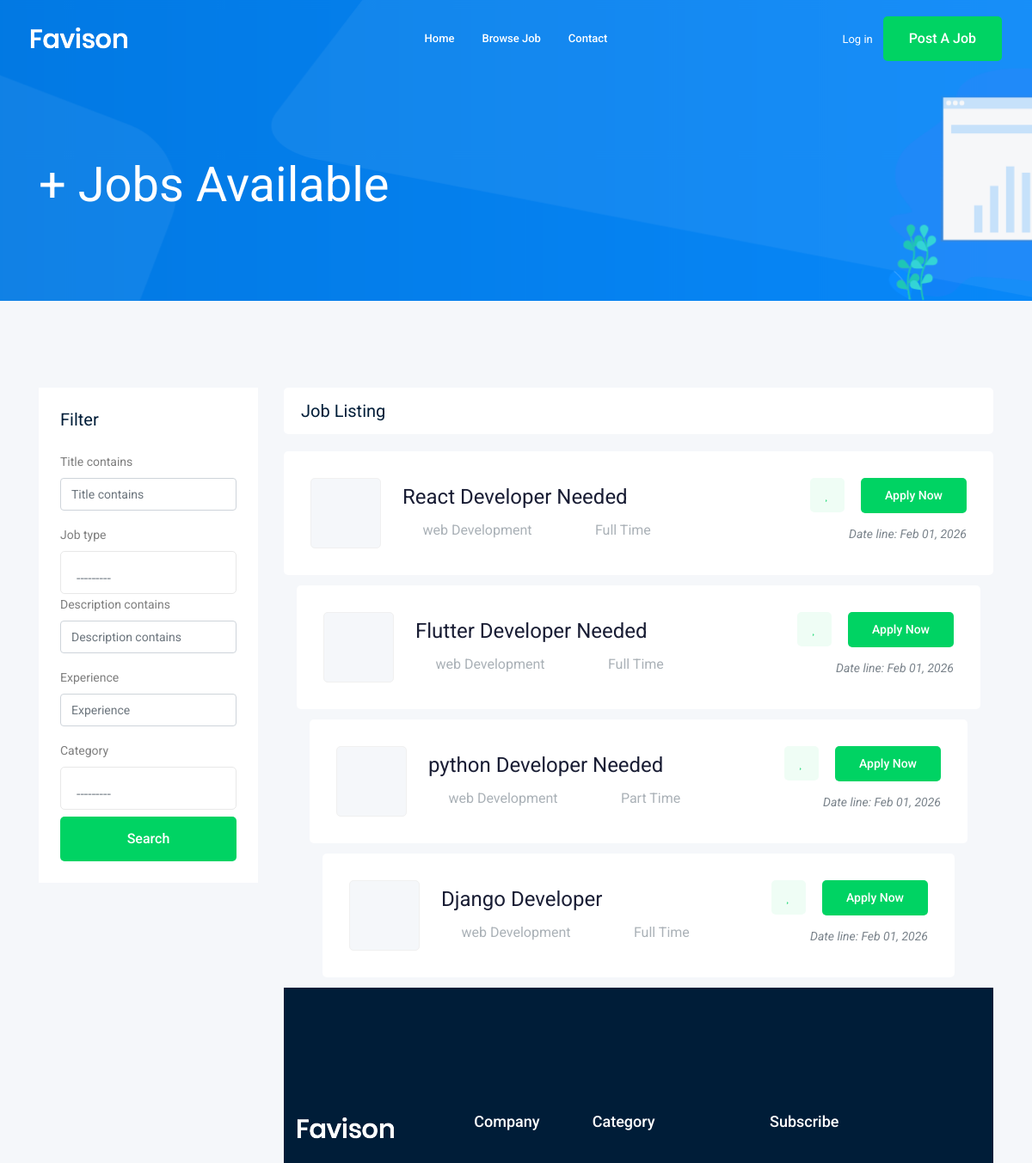
The page /jobs/ (upper part) on the database as committed earlier.
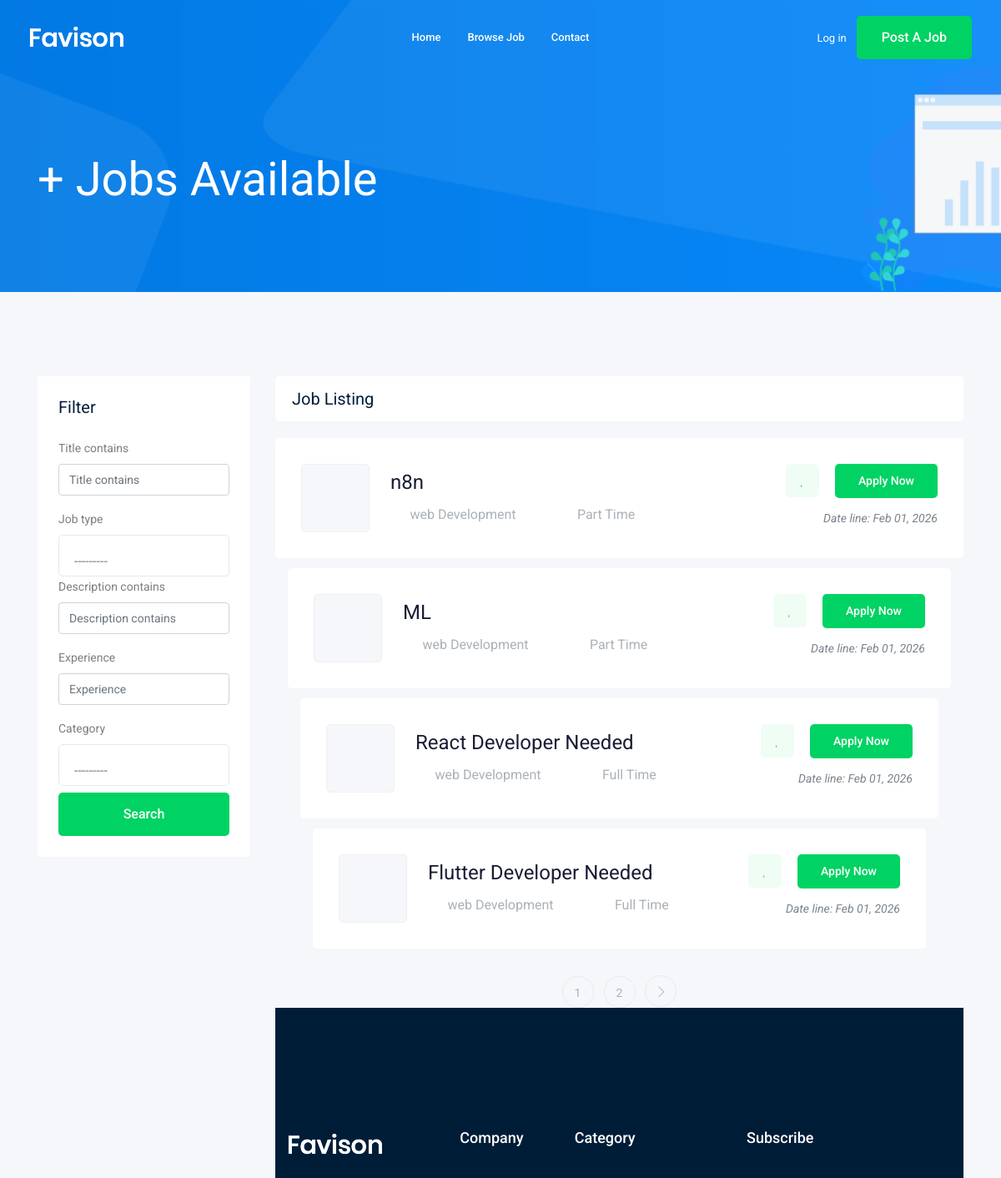
The same page on the database as committed later.
### job/models.py (models this page shows, shortened)
class Job(models.Model):
  owner = models.ForeignKey(User, related_name='job_owner', on_delete=models.CASCADE)
  title = models.CharField(max_length=100)
  job_type = models.CharField(max_length=15 , choices=JOB_TYPE)
  description = models.TextField(max_length=1000)
  published_at = models.DateTimeField(auto_now=True)
  Vacancy = models.IntegerField(default=1)
  salary = models.IntegerField(default=0)
  experience = models.IntegerField(default=0)
  category = models.ForeignKey('Category', on_delete=models.CASCADE)
  image = models.ImageField(upload_to=image_upload)
  slug = models.SlugField(blank=True, null=True)

class Category(models.Model):
  name = models.CharField(max_length=25)
  def __str__(self):
    return self.name

### job/views.py (the view)
# urls.py: path('', views.job_list, name='job_list'),
def job_list(request):
    job_list = Job.objects.all()
    myfilter = JobFilter(request.GET, queryset=job_list)
    job_list = myfilter.qs
    jobs = job_list.select_related('owner', 'category').order_by('-published_at')
    paginator = Paginator(jobs, JOBS_PER_PAGE)
    page_number = request.GET.get('page')
    page_obj = paginator.get_page(page_number)
    context = {'jobs': page_obj, 'myfilter': myfilter}
    return render(request, 'job/job_list.html', context)

### job/templates/job/job_list.html (shortened to what this page needs)
{% extends 'base.html' %}
{% load bootstrap4 %}
{% block body %}
    <div class="bradcam_area bradcam_bg_1">
        <div class="container">
            <div class="row">
                <div class="col-xl-12">
                    <div class="bradcam_text">
                        <h3>{{ jobs.count }}+ Jobs Available</h3>
                    </div>
                </div>
            </div>
        </div>
    </div>
    <div class="job_listing_area plus_padding">
        <div class="container">
            <div class="row">
                <div class="col-lg-3">
                    <div class="job_filter white-bg">
                        <div class="form_inner white-bg">
                            <h3>Filter</h3>
                            <form method="GET">
                                {% bootstrap_form myfilter.form %}
                                <input type="submit" value="Search" class="boxed-btn3 w-100 mt-2" >
                            </form>
                        </div>
                    </div>
                </div>
                <div class="col-lg-9">
                    <div class="recent_joblist_wrap">
                        <div class="recent_joblist white-bg ">
                            <div class="row align-items-center">
                                <div class="col-md-6">
                                    <h4>Job Listing</h4>
                                </div>
                                <div class="col-md-6">
                                </div>
                            </div>
                        </div>
                    </div>
                    <div class="job_lists m-0">
                        <div class="row">
                            {% for job in jobs %}
                            <div class="col-lg-12 col-md-12">
                                <div class="single_jobs white-bg d-flex justify-content-between">
                                    <div class="jobs_left d-flex align-items-center">
                                        <div class="thumb">
                                        </div>
                                        <div class="jobs_conetent">
                                            <a href="{% url 'job:job_detail' job.slug %}"><h4>{{ job.title }}</h4></a>
                                            <div class="links_locat d-flex align-items-center">
                                                <div class="location">
                                                    <p> <i class="fa fa-map-marker"></i> {{ job.category }}</p>
                                                </div>
                                                <div class="location">
                                                    <p> <i class="fa fa-clock-o"></i> {{ job.job_type }}</p>
                                                </div>
                                            </div>
                                        </div>
                                    </div>
                                    <div class="jobs_right">
                                        <div class="apply_now">
                                            <a class="heart_mark" href="#"> <i class="fa fa-heart"></i> </a>
                                            <a href="{% url 'job:job_detail' job.slug %}" class="boxed-btn3">Apply Now</a>
                                        </div>
                                        <div class="date">
                                            <p>Date line: {{ job.published_at|date:"M d, Y" }}</p>
                                        </div>
                                    </div>
                                </div>
                                {% endfor %}
                            </div>
                            {% if jobs.has_other_pages %}
                                <div class="row">
                                    <div class="col-lg-12">
                                        <div class="pagination_wrap">
                                            <ul>
                                                {% for i in jobs.paginator.page_range %}
                                                    <li><a href="?page={{ i }}"><span>{{ i }}</span></a></li>
                                                {% endfor %}
                                                {% if jobs.has_next %}
                                                    <li><a href="?page={{ jobs.next_page_number }}"> <i class="ti-angle-right"></i> </a></li>
                                                {% endif %}
                                            </ul>
                                        </div>
                                    </div>
                                </div>
                            {% endif %}
                    </div>
                </div>
            </div>
        </div>
    </div>
{% endblock body %}

### templates/base.html (shortened to what this page needs)
{% load static %}
<!doctype html>
<html class="no-js" lang="zxx">
<head>
    <link rel="stylesheet" href="{% static 'css/bootstrap.min.css' %}">
    <link rel="stylesheet" href="{% static 'css/owl.carousel.min.css' %}">
    <link rel="stylesheet" href="{% static 'css/magnific-popup.css' %}">
    <link rel="stylesheet" href="{% static 'css/font-awesome.min.css' %}">
    <link rel="stylesheet" href="{% static 'css/themify-icons.css' %}">
    <link rel="stylesheet" href="{% static 'css/nice-select.css' %}">
    <link rel="stylesheet" href="{% static 'css/flaticon.css' %}">
    <link rel="stylesheet" href="{% static 'css/jquery-ui.css' %}">
    <link rel="stylesheet" href="{% static 'css/gijgo.css' %}">
    <link rel="stylesheet" href="{% static 'css/animate.min.css' %}">
    <link rel="stylesheet" href="{% static 'css/slicknav.css' %}">
    <link rel="stylesheet" href="{% static 'css/style.css' %}">
</head>
<body>
    <header>
        <div class="header-area ">
            <div id="sticky-header" class="main-header-area">
                <div class="container-fluid ">
                    <div class="header_bottom_border">
                        <div class="row align-items-center">
                            <div class="col-xl-3 col-lg-2">
                                <div class="logo">
                                    <a href="index.html">
                                        <img src="img/logo.png" alt="">
                                    </a>
                                </div>
                            </div>
                            <div class="col-xl-6 col-lg-7">
                                <div class="main-menu  d-none d-lg-block">
                                    <nav>
                                        <ul id="navigation">
                                            <li><a href="/">home</a></li>
                                            <li><a href="{% url 'jobs:job_list' %}">Browse Job</a></li>
                                            <li><a href="{% url 'contact:contact' %}">Contact</a></li>
                                        </ul>
                                    </nav>
                                </div>
                            </div>
                            <div class="col-xl-3 col-lg-3 d-none d-lg-block">
                                <div class="Appointment">
                                    {% if request.user.is_authenticated %}
                                        <div class="phone_num d-none d-xl-block">
                                            <a href="{% url 'accounts:profile' %}">Profile</a>
                                        </div>
                                    {% else %}
                                        <div class="phone_num d-none d-xl-block">
                                            <a href="{% url 'login' %}">Log in</a>
                                        </div>
                                    {% endif %}
                                    <div class="d-none d-lg-block">
                                        <a class="boxed-btn3" href="{% url 'jobs:add_job' %}">Post a Job</a>
                                    </div>
                                </div>
                            </div>
                            <div class="col-12">
                            </div>
                        </div>
                    </div>
                </div>
            </div>
        </div>
    </header>
    {% block body %}
    {% endblock body %}
    <footer class="footer">
        <div class="footer_top">
            <div class="container">
                <div class="row">
                    <div class="col-xl-3 col-md-6 col-lg-3">
                        <div class="footer_widget wow fadeInUp" data-wow-duration="1s" data-wow-delay=".3s">
                            <div class="footer_logo">
                                <a href="#">
                                    <img src="img/logo.png" alt="">
                                </a>
                            </div>
                        </div>
                    </div>
                    <div class="col-xl-2 col-md-6 col-lg-2">
                        <div class="footer_widget wow fadeInUp" data-wow-duration="1.1s" data-wow-delay=".4s">
                            <h3 class="footer_title">
                                Company
                            </h3>
                        </div>
                    </div>
                    <div class="col-xl-3 col-md-6 col-lg-3">
                        <div class="footer_widget wow fadeInUp" data-wow-duration="1.2s" data-wow-delay=".5s">
                            <h3 class="footer_title">
                                Category
                            </h3>
                        </div>
                    </div>
                    <div class="col-xl-4 col-md-6 col-lg-4">
                        <div class="footer_widget wow fadeInUp" data-wow-duration="1.3s" data-wow-delay=".6s">
                            <h3 class="footer_title">
                                Subscribe
                            </h3>
                        </div>
                    </div>
                </div>
            </div>
        </div>
    </footer>
</body>
</html>

Rows that differ between the two databases and show on the page:
no longer on this page (row unchanged): Job: title "python Developer Needed", category "web Development", job_type "Part Time", published_at "Feb 01, 2026"
no longer on this page (row unchanged): Job: title "Django Developer", category "web Development", job_type "Full Time", published_at "Feb 01, 2026"
added Job: title "n8n", category "web Development", job_type "Part Time", published_at "Feb 01, 2026"
added Job: title "ML", category "web Development", job_type "Part Time", published_at "Feb 01, 2026"
Other text that changed with them:
new list line: "1"
new list line: "2"
